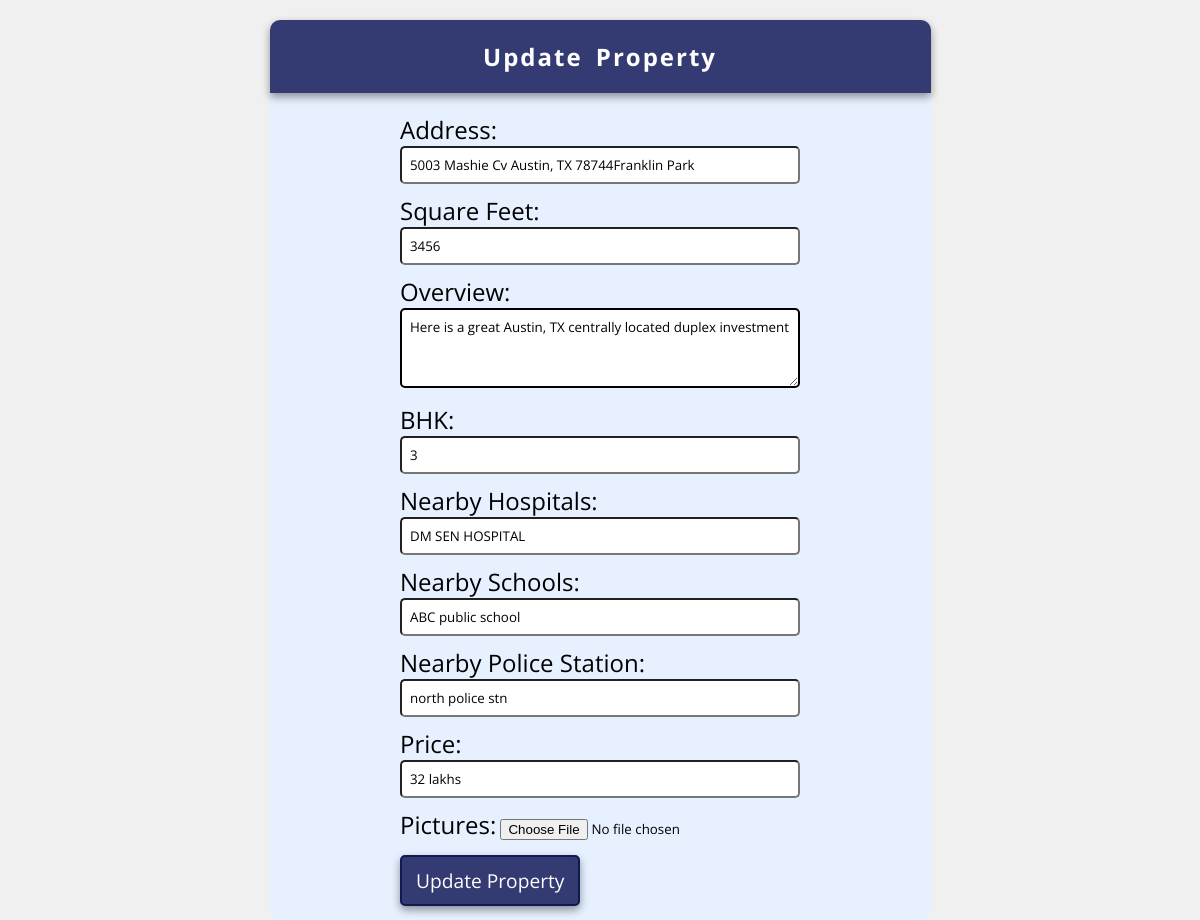
Page /update/9/ on the committed database.
### property_form/models.py (models this page shows, shortened)
class Property(models.Model):
    STATUS_CHOICES = (
        ('available', 'Available'),
        ('sold', 'Sold'),
    )
    seller = models.ForeignKey(Seller, on_delete=models.CASCADE)
    is_featured = models.BooleanField(default=False)
    address = models.CharField(max_length=200)
    square_feet = models.PositiveIntegerField()
    overview = models.TextField()
    bhk = models.CharField(max_length=10)
    nearby_hospitals = models.CharField(max_length=100)
    nearby_schools = models.CharField(max_length=100)
    nearby_police_station = models.CharField(max_length=100)
    price = models.CharField(max_length=20)
    pictures = models.ImageField(upload_to='property_images/')
    status = models.CharField(max_length=20, choices=STATUS_CHOICES, default='available')
    class Meta:
        verbose_name_plural = "properties"

### property_form/views.py (the view, shortened to what this page needs)
# urls.py: path('update/<int:property_id>/', views.update_property, name='update_property'),
def update_property(request, property_id):
    property_obj = Property.objects.get(id=property_id)
    context = {'property': property_obj}
    return render(request, 'property_form/property_update.html', context)

### property_form/templates/property_form/property_update.html (shortened to what this page needs)
{% extends 'property_form/layout.html' %}
{% block body %}
<div class="card">
    <div class="card-header">
      <h2>Update Property</h2>
    </div>
    <div class="card-body">
      <form class="form-container" method="POST" enctype="multipart/form-data">
        <label for="address">Address:</label>
        <input type="text" id="address" name="address" class="form-input" value="{{ property.address }}" required>
        <label for="square_feet">Square Feet:</label>
        <input type="text" id="square_feet" name="square_feet" class="form-input" value="{{ property.square_feet }}" required>
        <label for="overview">Overview:</label>
        <textarea id="overview" name="overview" class="form-textarea" required>{{ property.overview }}</textarea>
        <label for="bhk">BHK:</label>
        <input type="text" id="bhk" name="bhk" class="form-input" value="{{ property.bhk }}" required>
        <label for="nearby_hospitals">Nearby Hospitals:</label>
        <input type="text" id="nearby_hospitals" name="nearby_hospitals" class="form-input" value="{{ property.nearby_hospitals }}" required>
        <label for="nearby_schools">Nearby Schools:</label>
        <input type="text" id="nearby_schools" name="nearby_schools" class="form-input" value="{{ property.nearby_schools }}" required>
        <label for="nearby_police_station">Nearby Police Station:</label>
        <input type="text" id="nearby_police_station" name="nearby_police_station" class="form-input" value="{{ property.nearby_police_station }}" required>
        <label for="price">Price:</label>
        <input type="text" id="price" name="price" class="form-input" value="{{ property.price }}" required>
        <label for="pictures">Pictures:</label>
        <input type="file" id="pictures" name="pictures" class="form-file" accept="image/*">
        <button type="submit" class="form-submit-btn">Update Property</button>
      </form>
    </div>
  </div>
{% endblock %}

### property_form/templates/property_form/property_update.html (style rules this page uses)
body { background-color: #F0F0F0; }
h2 { text-align: center; }
* { margin:0; padding:0; box-sizing:border-box; font-family: 'Open Sans', sans-serif; }
.card { background-color: #e6f0ff; width: 661px; height: 900px; margin:0 auto; margin-top:20px; border-radius: 10px; }
.form-container { max-width: 400px; margin: 20px auto; }
.form-input { width: 100%; padding: 8px; margin-bottom: 10px; border-radius: 5px; }
.form-textarea { width: 100%; padding: 8px; height: 80px; margin-bottom: 10px; border: 2px solid black; border-radius: 5px; }
.form-file { margin-bottom: 1px; }
.form-submit-btn { background-color: #333b72; color: white; padding: 10px 14px; border: 2px solid #0f1b4c; cursor: pointer; font-size: 1.2rem; margin-top: 14px; border-radius: 5px; box-shadow: 0px 4px 8px rgba(0, 0, 0, 0.4) }
.card-header { background-color: #333b72; padding:20px; border-radius: 10px 10px 0 0; color:white; word-spacing: 5px; letter-spacing: 2px; box-shadow: 0px 4px 8px rgba(0, 0, 0, 0.4) }
label { font-size: 1.5rem; }

### rows in the picture
Property: address "5003 Mashie Cv Austin, TX 78744Franklin Park", square_feet "3456", overview "Here is a great Austin, TX centrally located duplex investment", bhk "3", nearby_hospitals "DM SEN HOSPITAL", nearby_schools "ABC public school", nearby_police_station "north police stn", price "32 lakhs"
